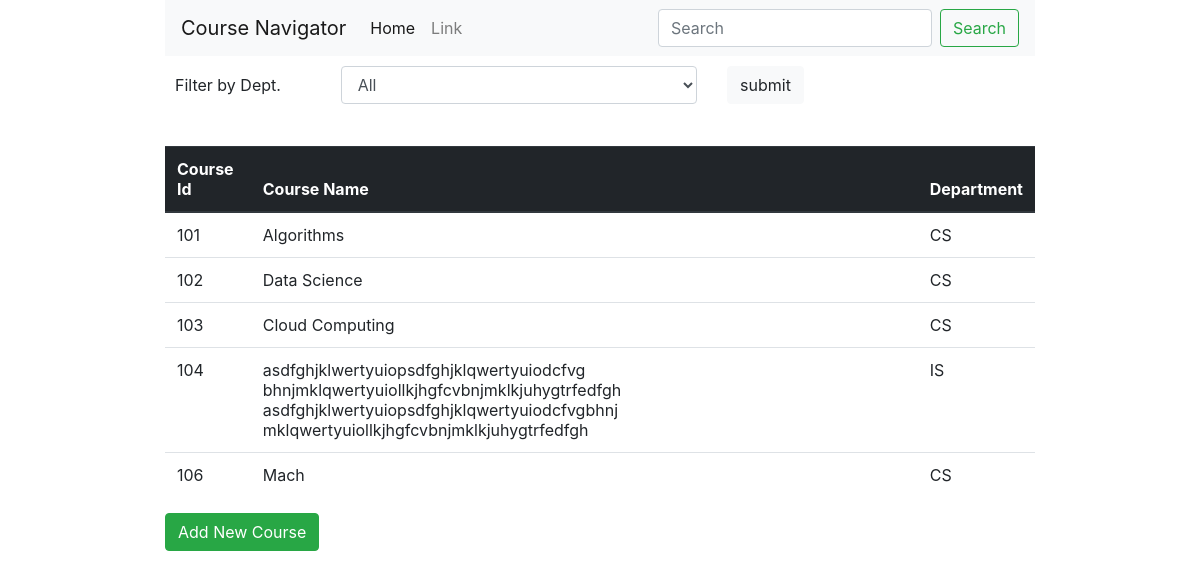
The app's page /courses, older data.
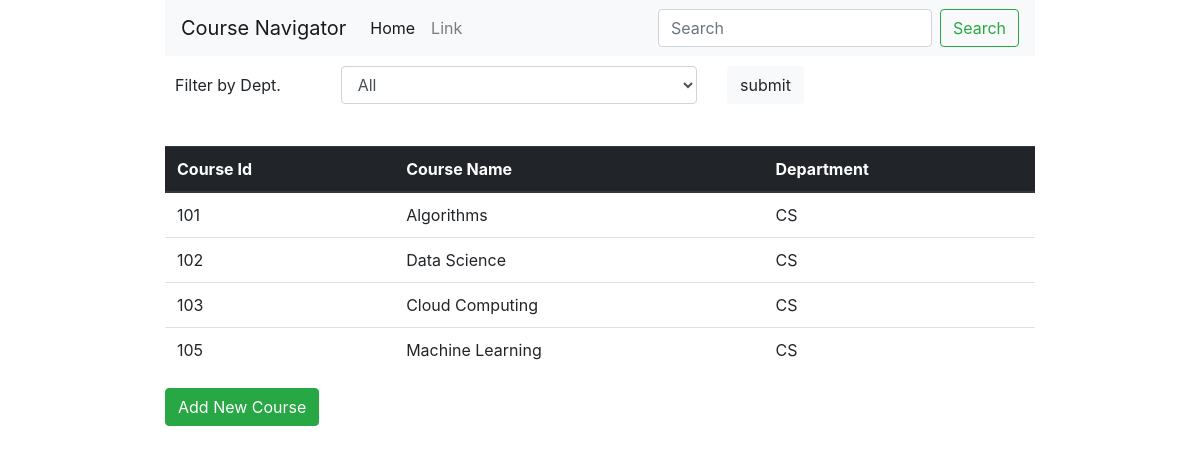
The same page, newer data.
### tables this page shows
CREATE TABLE courses (id int primary key, name char(50), dept char(50));

### app.py (the view)
@app.route('/courses', methods=['GET', 'POST'])
def index():
    if request.method == "GET":
        return getCourses()
    if request.method == "POST":
        return commitCourse()

### app.py (called while the page is built)
def getCourses():
    cursorObj.execute('select * from courses')
    rows = cursorObj.fetchall()
    return render_template('courses.html', result=rows)

### templates/courses.html (shortened to what this page needs)
{% extends 'base.html' %}
{% block content %}
<div class="container" style="width: 75%;">
    <form style="padding:10px;width:75%;" method="post" action="/index" enctype="multipart/form-data" onsubmit="this.submit();">
        <div class="form-group row">
            <label for="category" class="col-sm-3 col-form-label">Filter by Dept.</label>
            <div class="col-sm-7">
                <select class="form-control" id="category" name = "category">
                    <option>All</option>
                </select>
            </div>
            <br/>
            <div class="col-sm-2">
                <input type="submit" value="submit" class = "btn btn-light">
            </div>
        </div>
    </form>
    <table class="table table-hover" >
    <thead class = "thead-dark">
        <tr>
            <th scope="col">Course Id</th>
            <th scope="col">Course Name</th>
            <th scope="col">Department</th>
        </tr>
    </thead>
    <tbody>
        {% for r in result%}
        <tr>
            <td>{{r[0]}}</td>
            <td>{{r[1]}}</td>
            <td>{{r[2]}}</td>
        </tr>
        {% endfor %}
    </tbody>
</table>
<div>
    <a href="/createCourse" class="btn btn-success" role="button" aria-pressed="true">Add New Course</a>
</div>
</div>
{% endblock %}

### templates/base.html (shortened to what this page needs)
<html>
    <head>
    <link rel="stylesheet" href="https://maxcdn.bootstrapcdn.com/bootstrap/4.0.0/css/bootstrap.min.css">
    </head>
<body>
    <div class="container" style="width: 75%;">
        <nav class="navbar navbar-expand-lg navbar-light bg-light">
        <a class="navbar-brand" href="#">Course Navigator</a>
        <div class="collapse navbar-collapse" id="navbarSupportedContent">
        <ul class="navbar-nav mr-auto">
        <li class="nav-item active">
            <a class="nav-link" href="#">Home <span class="sr-only">(current)</span></a>
        </li>
        <li class="nav-item">
            <a class="nav-link" href="#">Link</a>
        </li>
        </ul>
        <form class="form-inline my-2 my-lg-0">
        <input class="form-control mr-sm-2" type="search" placeholder="Search" aria-label="Search">
        <button class="btn btn-outline-success my-2 my-sm-0" type="submit">Search</button>
        </form>
        </div>
        </nav>
    </div>
    {% block content %} {% endblock content %}
</body>
</html>

Row changes from the older to the newer data that the page shows:
removed courses: id "104", name "asdfghjklwertyuiopsdfghjklqwertyuiodcfvg bhnjmklqwertyuiollkjhgfcvbnjmklkjuhygtrfedfgh asdfghjklwertyuiopsdfghjklqwertyuiodcfvgbhnj mklqwertyuiollkjhgfcvbnjmklkjuhygtrfedfgh", dept "IS"
removed courses: id "106", name "Mach", dept "CS"
added courses: id "105", name "Machine Learning", dept "CS"
